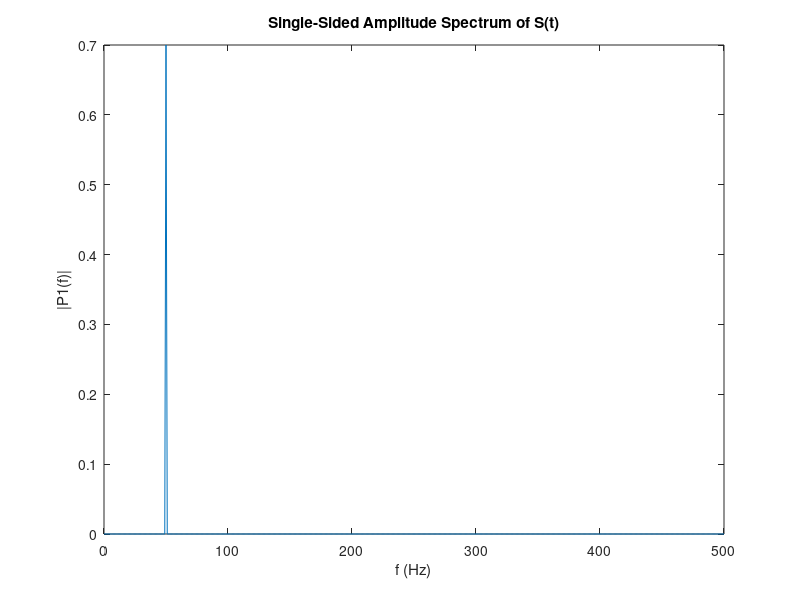

MATLAB code for this plot:
Fs = 1000;            % Sampling frequency
T = 1/Fs;             % Sampling period
L = 1000;             % Length of signal
t = (0:L-1)*T;        % Time vector

S = 0.7*sin(2*pi*50*t);

Y = fft(S);
P2 = abs(Y/L);
P1 = P2(1:end/2+1);
P1(2:end-1) = 2*P1(2:end-1);
f = Fs*(0:L/2)/L;

plot(f,P1)
title('Single-Sided Amplitude Spectrum of S(t)')
xlabel('f (Hz)')
ylabel('|P1(f)|')
